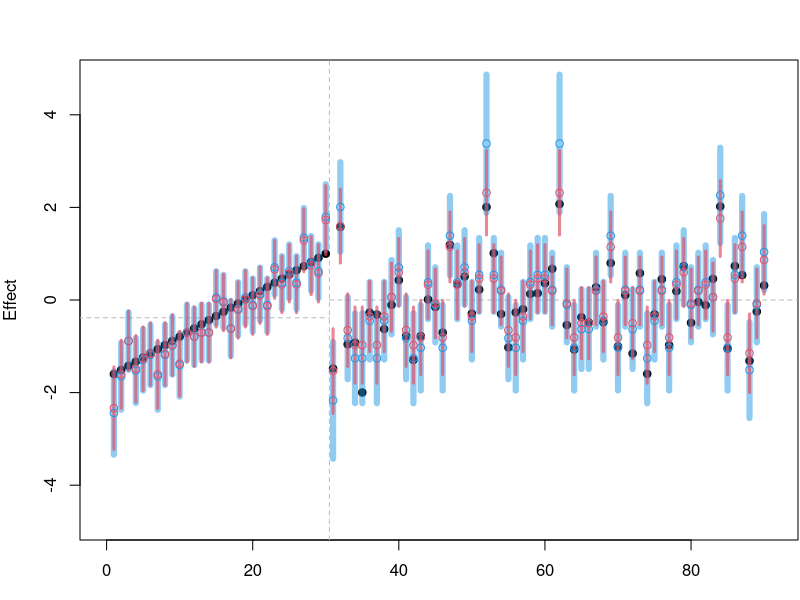

Reproduce this figure in R.
## ---- chunk 1
knitr::opts_chunk$set(
	message = FALSE,
	warning = FALSE,
	#results = 'hold',
	out.width = "100%",
	fig.align = 'center',
	comment = "",
	fig.dim = c(10, 5.5),
   dev='svg',
   dev.args = list(bg = "transparent"),
   NULL
)
## ---- chunk 2
logistic = function(x) 1 / (1 + exp(-x))
logit = function( p ) log( p/(1-p) )
rbern = function( p, n=length(p) ) rbinom( n=n, size=1, prob=p )

set.seed(12)
n_item = 30    # number of items
n_subj = 60    # number of subjects
n_resp = n_item * n_subj
n_param = n_item + n_subj
A = rnorm( n_subj )  # Person ability
E = seq( -1.6, 1, length=n_item )  # Item easiness

# The data
d = expand.grid( Sid=1:n_subj, Iid=1:n_item, KEEP.OUT.ATTRS = F )
d$mu = A[d$Sid] + E[d$Iid]
d$R = rbern( logistic( d$mu ) )
d$Sid = factor(d$Sid)
d$Iid = factor(d$Iid)
## ---- chunk 3
d1 = d
contrasts(d1$Sid) = contr.sum( n_subj )
m1 = glm( R ~ -1 + Iid + Sid, data=d1, family=binomial("logit") )

# Construct contrast matrix
Cmat = diag(0, nrow=n_item+n_subj)[, -1]
diag(Cmat)[1:n_item] = 1
idxS = 1:n_subj + n_item
Cmat[idxS, idxS[-length(idxS)]] = contr.sum( n_subj )

# Reconstruct estimates with the constrast matrix
m1_eff = (Cmat %*% coef(m1))[, 1]
# Reconstruct std. error of the estimates with the constrast matrix
Vmat = Cmat %*% vcov(m1) %*% t(Cmat) 
m1_se = sqrt(diag(Vmat))
## ---- chunk 4
library(lme4)
m2 = glmer( R ~ -1 + Iid + (1|Sid), data=d, family=binomial('logit') )
## ---- chunk 5
m2_eff.item = fixef(m2)
m2_eff.subj = ranef(m2)$Sid[, 1]
## ---- chunk 6
m2_se.item = arm::se.fixef(m2)
m2_se.subj = arm::se.ranef(m2)$Sid[, 1]
## ---- chunk 7
# Set figure margins
par(oma=c(0,0,0,0))  # outer margin
par(mar=c(3, 4, 3, .1) )  # margin

# Concatenate item/subj effects/std to match m1_eff/m1_se
m2_eff = c( m2_eff.item, m2_eff.subj )
m2_se = c( m2_se.item, m2_se.subj )

#' Function stolen from `rethinking::col.alpha()`
col.alpha = function (acol, alpha = 0.5) {
  acol = col2rgb(acol)
  acol = rgb(acol[1]/255, acol[2]/255, acol[3]/255, alpha)
  acol
}

# Plot for comparing `m1` & `m2`
plot( 1, type="n", ylim = c(-4.8, 4.8), xlim=c( 0, n_subj+n_item + 1 ),
      ylab="Effect", xlab="Item Index" )
abline( v=n_item + .5, lty=2, col="grey" )
segments( -5, mean(m2_eff.item), n_item+.5, lty=2, col="grey" )
segments( n_item+.5, 0, 1000, lty=2, col="grey" )
points( c(E, A), pch=19 )
# Uncertainty bars
for (i in seq_along(m2_se)) {
  lines( c(i,i), m1_eff[i] + c(-2,2)*m1_se[i], col=col.alpha(4), lwd=6 )
  lines( c(i,i), m2_eff[i] + c(-2,2)*m2_se[i], col=col.alpha(2,.7), lwd=3 )
}
points( m1_eff, col=4 )
points( m2_eff, col=2 )
## ---- chunk 8
m2.2 = glmer( R ~ 1 + (1|Iid) + (1|Sid), data=d, family=binomial('logit') )

m2.2_eff.subj = ranef(m2.2)$Sid[, 1]
m2.2_eff.item = ranef(m2.2)$Iid[, 1] + fixef(m2.2)[["(Intercept)"]]
m2.2_eff = c( m2.2_eff.item, m2.2_eff.subj )
m2.2_se = arm::se.ranef( m2.2 )
m2.2_se = c( m2.2_se$Iid, m2.2_se$Sid )
## ---- chunk 9
Cmat = contr.sum(3)  # Contrast matrix coding sum-to-zero constraint
eff = c( E1=1.5, E2=1.7 )  # Made-up effect of S1 and S2
Cmat %*% eff
## ---- chunk 10
Cmat = contr.sum(3)  # Contrast matrix for coding sum-to-zero constraint
# Made-up variances-covariances matrix of the estimates
Vmat = matrix(c( 0.3, -0.01,
                 0.0,  0.4  ), 
              byrow=T, nrow=2 )
Cmat %*% Vmat %*% t(Cmat)  # Reconstructed variance-covariance matrix
